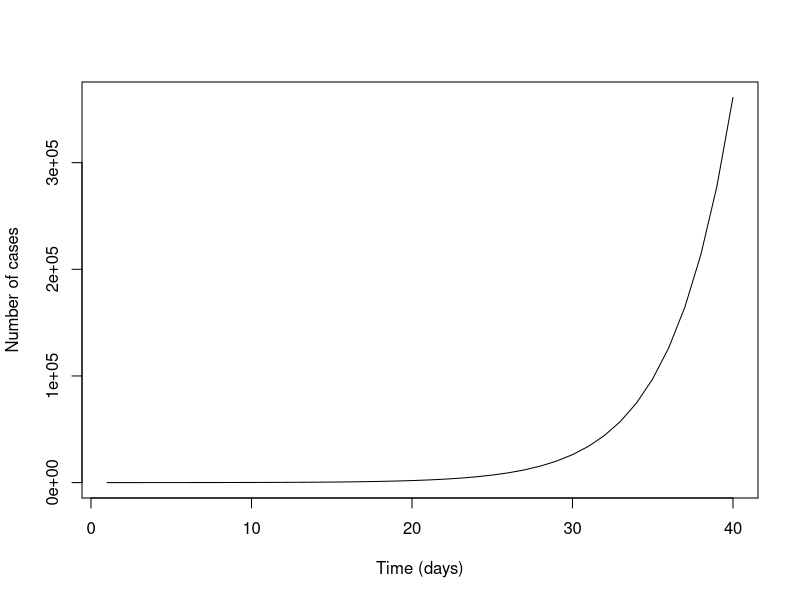
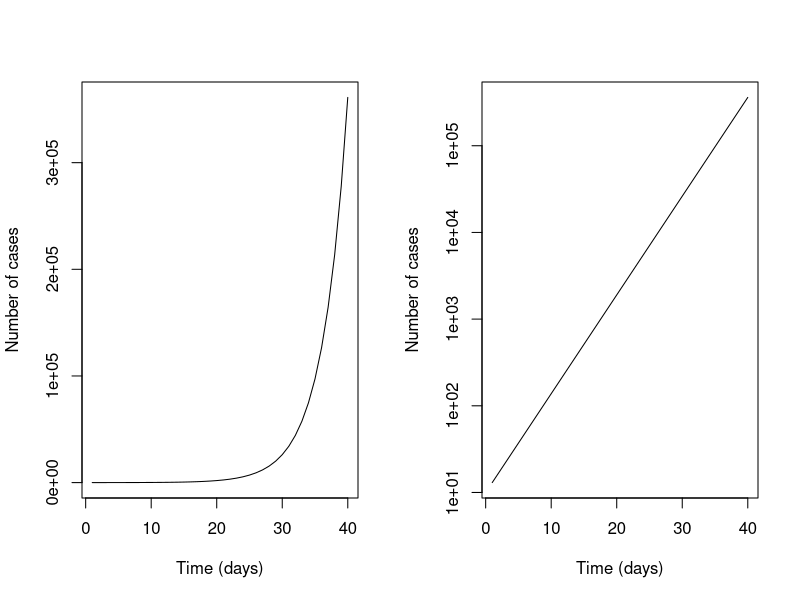

The R script that drew these images, in order:
## ---- chunk 1

knitr::opts_chunk$set(echo = FALSE)

## ---- chunk 2
t <- 40
r <- 0.3
x0 <- 10

output <- x0 * (1+r)^c(1:t)

plot(output,type = "l",
     xlab = "Time (days)",
     ylab = "Number of cases")
## ---- chunk 3

t <- 40
r <- 0.3
x0 <- 10

output <- x0 * (1+r)^c(1:t)

layout(matrix(1:2,1,2))

plot(output,type = "l",
     xlab = "Time (days)",
     ylab = "Number of cases")


plot(output,type = "l",
     xlab = "Time (days)",
     ylab = "Number of cases",log = "y")

